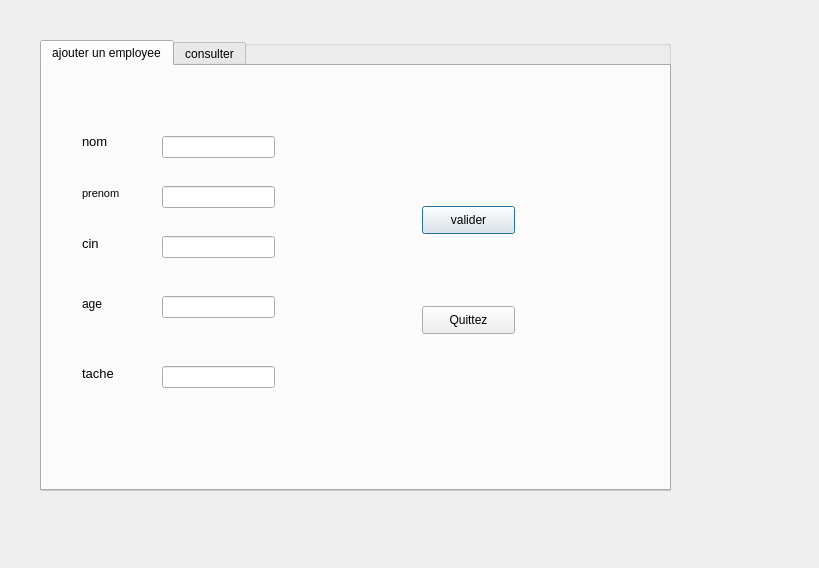
<?xml version="1.0" encoding="UTF-8"?>
<ui version="4.0">
 <class>Dialog</class>
 <widget class="QDialog" name="Dialog">
  <property name="geometry">
   <rect>
    <x>0</x>
    <y>0</y>
    <width>819</width>
    <height>568</height>
   </rect>
  </property>
  <property name="windowTitle">
   <string>Dialog</string>
  </property>
  <widget class="QGroupBox" name="groupBox">
   <property name="geometry">
    <rect>
     <x>40</x>
     <y>40</y>
     <width>631</width>
     <height>451</height>
    </rect>
   </property>
   <property name="title">
    <string/>
   </property>
   <widget class="QTabWidget" name="tabwidget">
    <property name="geometry">
     <rect>
      <x>0</x>
      <y>0</y>
      <width>631</width>
      <height>451</height>
     </rect>
    </property>
    <property name="currentIndex">
     <number>0</number>
    </property>
    <widget class="QWidget" name="tab">
     <attribute name="title">
      <string>ajouter un employee</string>
     </attribute>
     <widget class="QLabel" name="label">
      <property name="geometry">
       <rect>
        <x>40</x>
        <y>66</y>
        <width>56</width>
        <height>20</height>
       </rect>
      </property>
      <property name="text">
       <string>&lt;html&gt;&lt;head/&gt;&lt;body&gt;&lt;p&gt;&lt;span style=&quot; font-size:10pt;&quot;&gt;nom&lt;/span&gt;&lt;/p&gt;&lt;/body&gt;&lt;/html&gt;</string>
      </property>
     </widget>
     <widget class="QLineEdit" name="lineEdit">
      <property name="geometry">
       <rect>
        <x>120</x>
        <y>70</y>
        <width>113</width>
        <height>22</height>
       </rect>
      </property>
     </widget>
     <widget class="QLabel" name="label_2">
      <property name="geometry">
       <rect>
        <x>40</x>
        <y>120</y>
        <width>56</width>
        <height>16</height>
       </rect>
      </property>
      <property name="text">
       <string>&lt;html&gt;&lt;head/&gt;&lt;body&gt;&lt;p&gt;&lt;span style=&quot; font-size:8pt;&quot;&gt;prenom&lt;/span&gt;&lt;/p&gt;&lt;/body&gt;&lt;/html&gt;</string>
      </property>
     </widget>
     <widget class="QLineEdit" name="lineEdit_2">
      <property name="geometry">
       <rect>
        <x>120</x>
        <y>120</y>
        <width>113</width>
        <height>22</height>
       </rect>
      </property>
     </widget>
     <widget class="QPushButton" name="pushButton">
      <property name="geometry">
       <rect>
        <x>380</x>
        <y>140</y>
        <width>93</width>
        <height>28</height>
       </rect>
      </property>
      <property name="text">
       <string>valider</string>
      </property>
     </widget>
     <widget class="QPushButton" name="pushButton_2">
      <property name="geometry">
       <rect>
        <x>380</x>
        <y>240</y>
        <width>93</width>
        <height>28</height>
       </rect>
      </property>
      <property name="text">
       <string>Quittez</string>
      </property>
     </widget>
     <widget class="QLineEdit" name="lineEdit_4">
      <property name="geometry">
       <rect>
        <x>120</x>
        <y>170</y>
        <width>113</width>
        <height>22</height>
       </rect>
      </property>
     </widget>
     <widget class="QLabel" name="label_4">
      <property name="geometry">
       <rect>
        <x>40</x>
        <y>170</y>
        <width>56</width>
        <height>16</height>
       </rect>
      </property>
      <property name="text">
       <string>&lt;html&gt;&lt;head/&gt;&lt;body&gt;&lt;p&gt;&lt;span style=&quot; font-size:10pt;&quot;&gt;cin&lt;/span&gt;&lt;/p&gt;&lt;/body&gt;&lt;/html&gt;</string>
      </property>
     </widget>
     <widget class="QLabel" name="label_5">
      <property name="geometry">
       <rect>
        <x>40</x>
        <y>230</y>
        <width>56</width>
        <height>16</height>
       </rect>
      </property>
      <property name="text">
       <string>&lt;html&gt;&lt;head/&gt;&lt;body&gt;&lt;p&gt;&lt;span style=&quot; font-size:9pt;&quot;&gt;age&lt;/span&gt;&lt;/p&gt;&lt;/body&gt;&lt;/html&gt;</string>
      </property>
     </widget>
     <widget class="QLineEdit" name="lineEdit_5">
      <property name="geometry">
       <rect>
        <x>120</x>
        <y>230</y>
        <width>113</width>
        <height>22</height>
       </rect>
      </property>
     </widget>
     <widget class="QLabel" name="label_6">
      <property name="geometry">
       <rect>
        <x>40</x>
        <y>300</y>
        <width>56</width>
        <height>16</height>
       </rect>
      </property>
      <property name="text">
       <string>&lt;html&gt;&lt;head/&gt;&lt;body&gt;&lt;p&gt;&lt;span style=&quot; font-size:10pt;&quot;&gt;tache&lt;/span&gt;&lt;/p&gt;&lt;/body&gt;&lt;/html&gt;</string>
      </property>
     </widget>
     <widget class="QLineEdit" name="lineEdit_6">
      <property name="geometry">
       <rect>
        <x>120</x>
        <y>300</y>
        <width>113</width>
        <height>22</height>
       </rect>
      </property>
     </widget>
    </widget>
    <widget class="QWidget" name="tab_2">
     <attribute name="title">
      <string>consulter</string>
     </attribute>
     <widget class="QTableView" name="tableView">
      <property name="geometry">
       <rect>
        <x>290</x>
        <y>40</y>
        <width>321</width>
        <height>231</height>
       </rect>
      </property>
     </widget>
     <widget class="QPushButton" name="pushButton_3">
      <property name="geometry">
       <rect>
        <x>20</x>
        <y>50</y>
        <width>93</width>
        <height>28</height>
       </rect>
      </property>
      <property name="text">
       <string>tri</string>
      </property>
     </widget>
     <widget class="QPushButton" name="pushButton_4">
      <property name="geometry">
       <rect>
        <x>20</x>
        <y>140</y>
        <width>93</width>
        <height>28</height>
       </rect>
      </property>
      <property name="text">
       <string>statistique</string>
      </property>
     </widget>
     <widget class="QPushButton" name="pushButton_5">
      <property name="geometry">
       <rect>
        <x>20</x>
        <y>230</y>
        <width>93</width>
        <height>28</height>
       </rect>
      </property>
      <property name="text">
       <string>PushButton</string>
      </property>
     </widget>
     <widget class="QLabel" name="label_3">
      <property name="geometry">
       <rect>
        <x>30</x>
        <y>360</y>
        <width>91</width>
        <height>21</height>
       </rect>
      </property>
      <property name="text">
       <string>Recherche par CIN</string>
      </property>
     </widget>
     <widget class="QLineEdit" name="lineEdit_3">
      <property name="geometry">
       <rect>
        <x>150</x>
        <y>360</y>
        <width>113</width>
        <height>22</height>
       </rect>
      </property>
     </widget>
     <widget class="QPushButton" name="pushButton_6">
      <property name="geometry">
       <rect>
        <x>330</x>
        <y>300</y>
        <width>93</width>
        <height>28</height>
       </rect>
      </property>
      <property name="text">
       <string>modifier</string>
      </property>
     </widget>
     <widget class="QPushButton" name="pushButton_7">
      <property name="geometry">
       <rect>
        <x>470</x>
        <y>300</y>
        <width>93</width>
        <height>28</height>
       </rect>
      </property>
      <property name="text">
       <string>supprimer</string>
      </property>
     </widget>
    </widget>
   </widget>
  </widget>
 </widget>
 <resources/>
 <connections/>
</ui>
